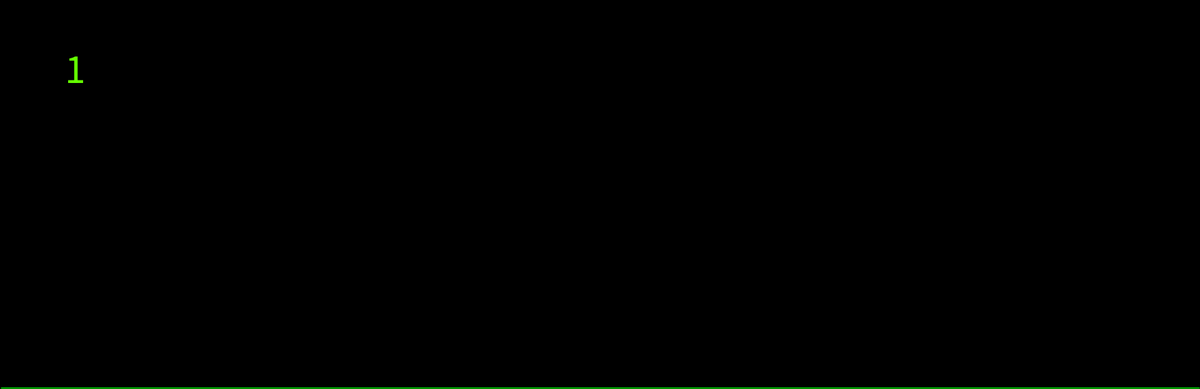
Frame 1 (no input)
Frame 60 (the mouse pressed at the canvas centre just before this capture): identical to frame 1, image omitted
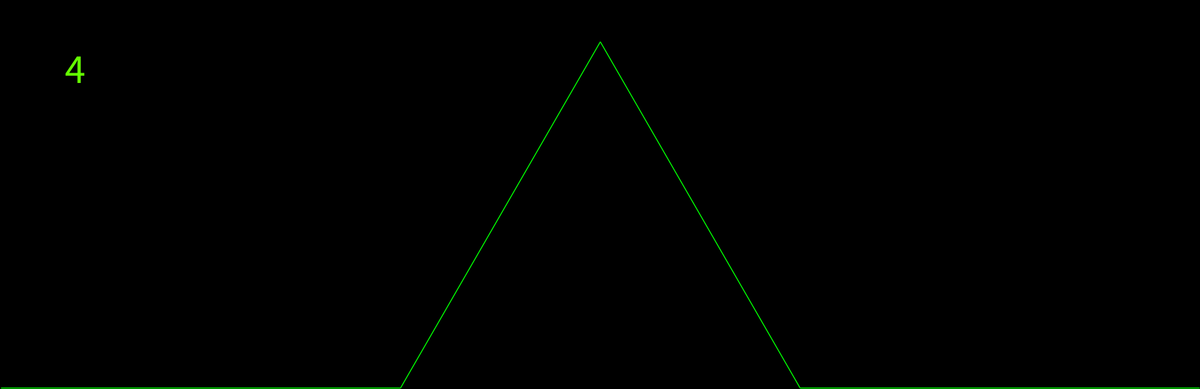
Frame 120 (the mouse held since frame 60 and released just before this capture)

The Processing sketch that drew these frames (run headless with seeded random() and noise(); from frame 60 on, the mouse is pressed at the canvas centre):

// Processing sketch: snowflake_alg
// ── snowflake_alg.pde
//Koch snowflake
ArrayList<Line> flakes;
float level;
void setup() {
  size(1850, 600);
  flakes = new ArrayList<Line>();
  eqt();
  level = 1;
  //eqParts();
  // background(0);
}

void draw() {
  background(0);
  eqParts();
  for (Line lines : flakes) {
    // lines.update();
    lines.drawLine();
  }
  //level=256;
  textSize(64);
  fill(100, 255, 0);
  text(flakes.size(), 100, 128);
}

void eqt() {
  float dist = 2;
  flakes.add(new Line(dist/2, height-dist, width-dist/2, height-dist));
  //flakes.add(new Line(0, height, width, height/2));
  //flakes.add(new Line(width/2-dist, height/2+dist, width/2+dist, height/2+dist));
  //// flakes.add(new Line(random(width), random(height), random(width), random(height)));
  //float x = calcThird(flakes.get(0))[0], y = calcThird(flakes.get(0))[1];
  //Line f = flakes.get(0);
  //flakes.add(new Line(f.x, f.y, x, y));
  //flakes.add(new Line(x, y, f.x2, f.y2));
  //// flakes.add(new Line(0, height, width, 0));
}

void eqParts() {
  //step 2: cuts a line into three equal parts 
  //and removes original line
  for (int i = 0; i < flakes.size(); i+=4) {
    if (flakes.size() < level) {
      Line curr = flakes.get(i);

      float thirdX = calcPointX(1/3.0, curr), thirdY = calcPointY(1/3.0, curr);
      float third2X = calcPointX(2/3.0, curr), third2Y = calcPointY(2/3.0, curr);
      Line line1 = new Line(curr.x, curr.y, thirdX, thirdY);
      Line line2 = new Line(thirdX, thirdY, third2X, third2Y);
      Line line3 = new Line(third2X, third2Y, curr.x2, curr.y2);
      flakes.remove(i);
      flakes.add(i, line1);
      eqTriangle(line2, i);
      flakes.add(i+3, line3);
    }
  }
}
float calcPointX(float part, Line l) {
  return (l.x + (part) * (l.x2 - l.x));
}
float calcPointY(float part, Line l) {
  return (l.y + (part) * (l.y2 - l.y));
}
void eqTriangle(Line second, int loc) {
  //Draw eq. triangle using middle line as base
  //Formula Reference: https://math.stackexchange.com/questions/1183349/find-the-coordinate-of-third-point-of-equilateral-triangle
  Line secLeft = cloneLine(second), secRight = cloneLine(second);
  float newXpoint, newYpoint;
  newXpoint = calcThird(second)[0];
  newYpoint = calcThird(second)[1];
  secLeft.x2 = newXpoint;
  secLeft.y2 = newYpoint;
  secRight.x = newXpoint;
  secRight.y = newYpoint;
  flakes.add(loc+1, secLeft);
  flakes.add(loc+2, secRight);
}

float[] calcThird(Line l) {
  float[] ans = new float[2];
  float resX, resY;

  resX = (l.x+l.x2-sqrt(3)*(l.y-l.y2))/2.0;
  resY = (l.y+l.y2+sqrt(3)*(l.x-l.x2))/2.0;
  ans[0] = resX;
  ans[1] = resY;
  return ans;
}

Line cloneLine(Line l) {
  float x = l.x, y = l.y, x2 = l.x2, y2 = l.y2;
  return new Line(x, y, x2, y2);
}

void mousePressed() {
  level*=4;
}
// ── Line.pde
class Line {
  float x, y, x2, y2;
  color c;
  float strokeWeight;
  Line(float x_, float y_, float x2_, float y2_) {
    x = x_;
    y = y_;
    x2 = x2_;
    y2 = y2_;
    c = color(0, 255, 0);
  }

  void drawLine() {
    stroke(c);
    strokeWeight(1.5);
    noFill();
    beginShape();
    vertex(x, y);
    vertex(x2, y2);
    endShape(CLOSE);
  }
  void update() {
    y-=5;
    y2-=5;
  }
}
